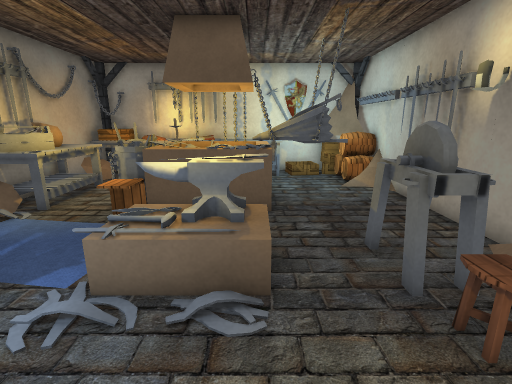
[1] (above)

14 first-person views from a walk through a 3-D level made in the Unity game engine. The camera is 1.4 m above the floor, tilts 14° down and sees 85° across. Doors are open. The floor is counted in squares, 0.5 m on a side. Each view is taken from the middle of a square. On the plan, view 1 faces up. The plan holds only what a view shows up to about 19 squares ahead; the rest is blank. The player is left out. Some surface patterns are stand-ins.

[2]
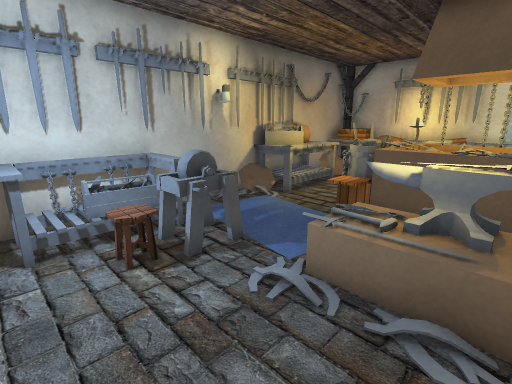

[3]
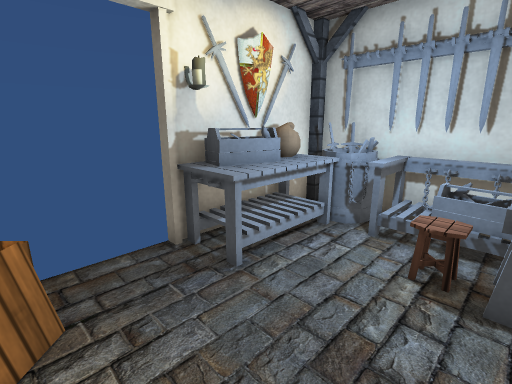

[4]
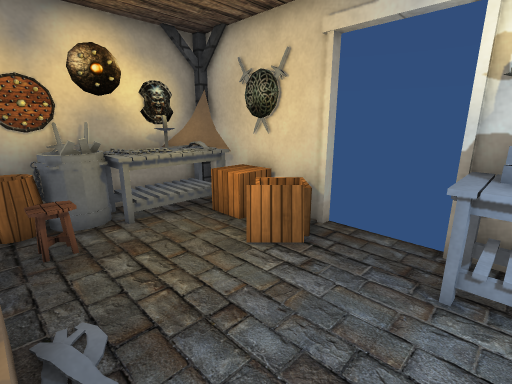

[5]
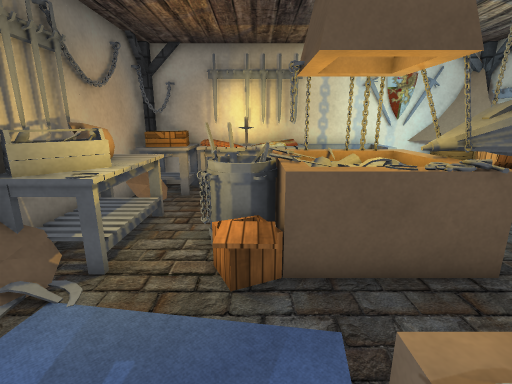

[6]
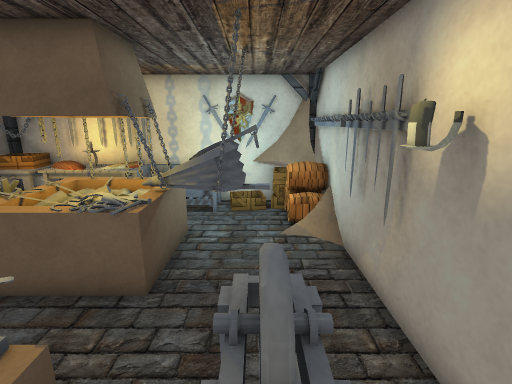

[7]
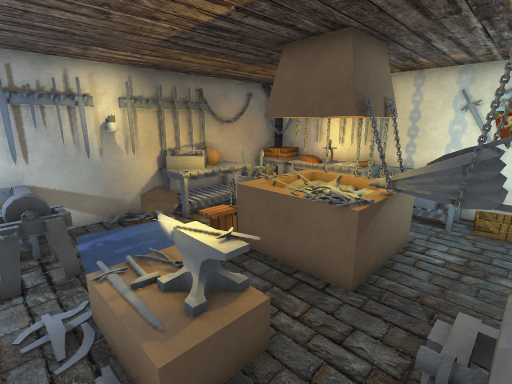

[8]
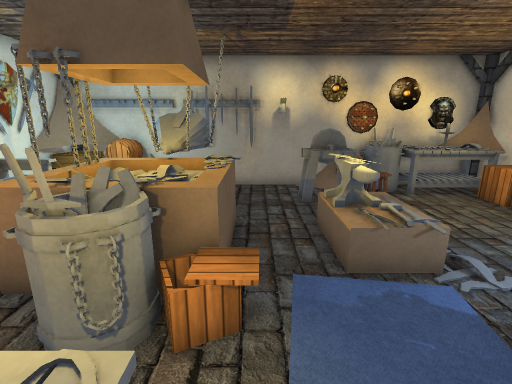

[9]
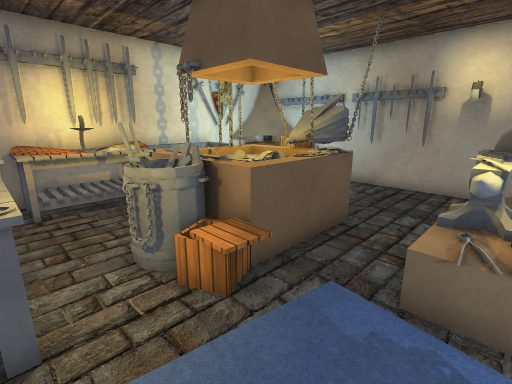

[10]
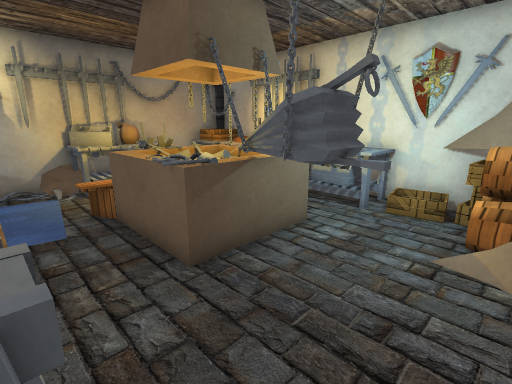

[11]
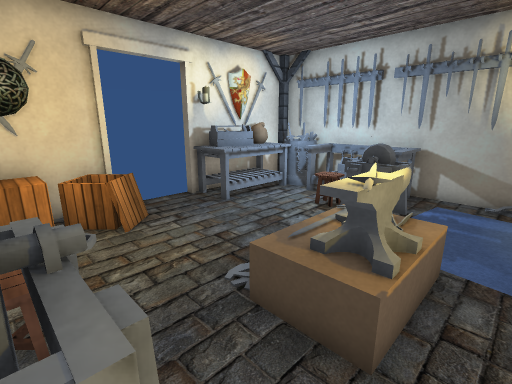

[12]
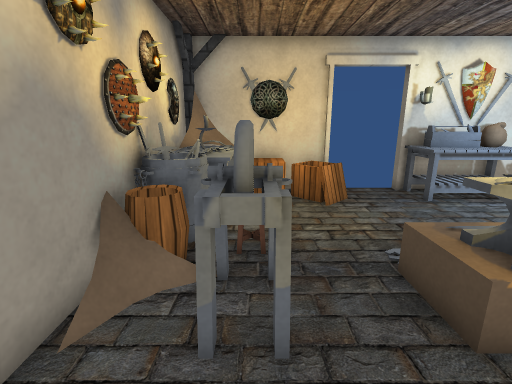

[13]
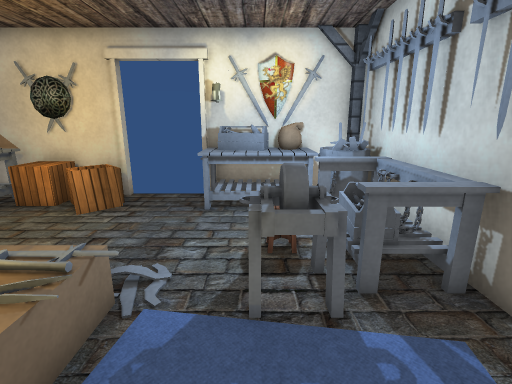

[14]
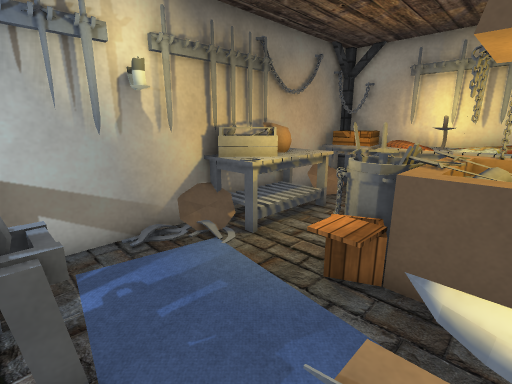

### Floor plan
Key: @ floor where view 1 was taken; # wall or solid block; . main floor; : floor 0.5 m higher than the main floor; / step, stairs or slope; D open door; = window, fence, low wall or low ledge; C crate; S shield; T toolbox; H hammer; A anvil; R carpet; O other object.
Columns run from 9 left of view 1 to 6 right of it. Each row starts with its distance up from view 1.
 17 ################
 16 # CSSSSSOOO/OCC#
 15 #CCSSSSOOOT//CO#
 14 #=....   ....OO#
 13 ##....OOOO....OO
 12 #OO...OOOOOO.. #
 11 #OO.OOOOOOOOO. O
 10 #TT.OOOOOOOOO..O
  9 #TO...OOOH.....#
  8 O/...O.........#
  7 #/.  ..........#
  6 #.    .OOA..OO.#
  5 #..RR .OOO..OO/#
  4 #OOOO.......OOOS
  3 #OTOO.......:OSS
  2 #OO..........OO#
  1 #OO..........OO#
  0 #OO......@...OO#
 -1 #OOOOOO..CCCCOO#
 -2 #OOOTTO..CCCCOO#
 -3 ######DDDD######

Where each view was taken, in squares from view 1:
view 1: 0 up, 0 right, facing up
view 2: 0 up, 0 right, facing up-left
view 3: 3 up, 0 right, facing down-left
view 4: 4 up, 4 left, facing down-right
view 5: 4 up, 4 left, facing up
view 6: 3 up, 3 right, facing up
view 7: 3 up, 3 right, facing up-left
view 8: 8 up, 8 left, facing right
view 9: 5 up, 7 left, facing up-right
view 10: 6 up, 5 right, facing up-left
view 11: 7 up, 3 right, facing down-left
view 12: 9 up, 3 right, facing down
view 13: 8 up, 5 left, facing down
view 14: 4 up, 2 left, facing up-left
